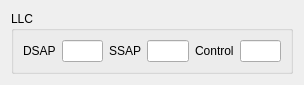
<ui version="4.0" >
 <class>llc</class>
 <widget class="QWidget" name="llc" >
  <property name="geometry" >
   <rect>
    <x>0</x>
    <y>0</y>
    <width>304</width>
    <height>72</height>
   </rect>
  </property>
  <property name="sizePolicy" >
   <sizepolicy vsizetype="Preferred" hsizetype="Preferred" >
    <horstretch>0</horstretch>
    <verstretch>0</verstretch>
   </sizepolicy>
  </property>
  <property name="windowTitle" >
   <string>Form</string>
  </property>
  <layout class="QHBoxLayout" >
   <item>
    <widget class="QGroupBox" name="groupBox" >
     <property name="title" >
      <string>LLC</string>
     </property>
     <layout class="QHBoxLayout" >
      <item>
       <widget class="QLabel" name="lblDsap" >
        <property name="text" >
         <string>DSAP</string>
        </property>
        <property name="buddy" >
         <cstring>leDsap</cstring>
        </property>
       </widget>
      </item>
      <item>
       <widget class="QLineEdit" name="leDsap" >
        <property name="enabled" >
         <bool>true</bool>
        </property>
        <property name="inputMask" >
         <string>HH; </string>
        </property>
       </widget>
      </item>
      <item>
       <widget class="QLabel" name="lblSsap" >
        <property name="text" >
         <string>SSAP</string>
        </property>
        <property name="buddy" >
         <cstring>leSsap</cstring>
        </property>
       </widget>
      </item>
      <item>
       <widget class="QLineEdit" name="leSsap" >
        <property name="enabled" >
         <bool>true</bool>
        </property>
        <property name="inputMask" >
         <string>HH; </string>
        </property>
       </widget>
      </item>
      <item>
       <widget class="QLabel" name="lblControl" >
        <property name="text" >
         <string>Control</string>
        </property>
        <property name="buddy" >
         <cstring>leControl</cstring>
        </property>
       </widget>
      </item>
      <item>
       <widget class="QLineEdit" name="leControl" >
        <property name="enabled" >
         <bool>true</bool>
        </property>
        <property name="inputMask" >
         <string>HH; </string>
        </property>
       </widget>
      </item>
     </layout>
    </widget>
   </item>
   <item>
    <spacer>
     <property name="orientation" >
      <enum>Qt::Horizontal</enum>
     </property>
     <property name="sizeHint" >
      <size>
       <width>40</width>
       <height>20</height>
      </size>
     </property>
    </spacer>
   </item>
  </layout>
 </widget>
 <resources/>
 <connections/>
</ui>
